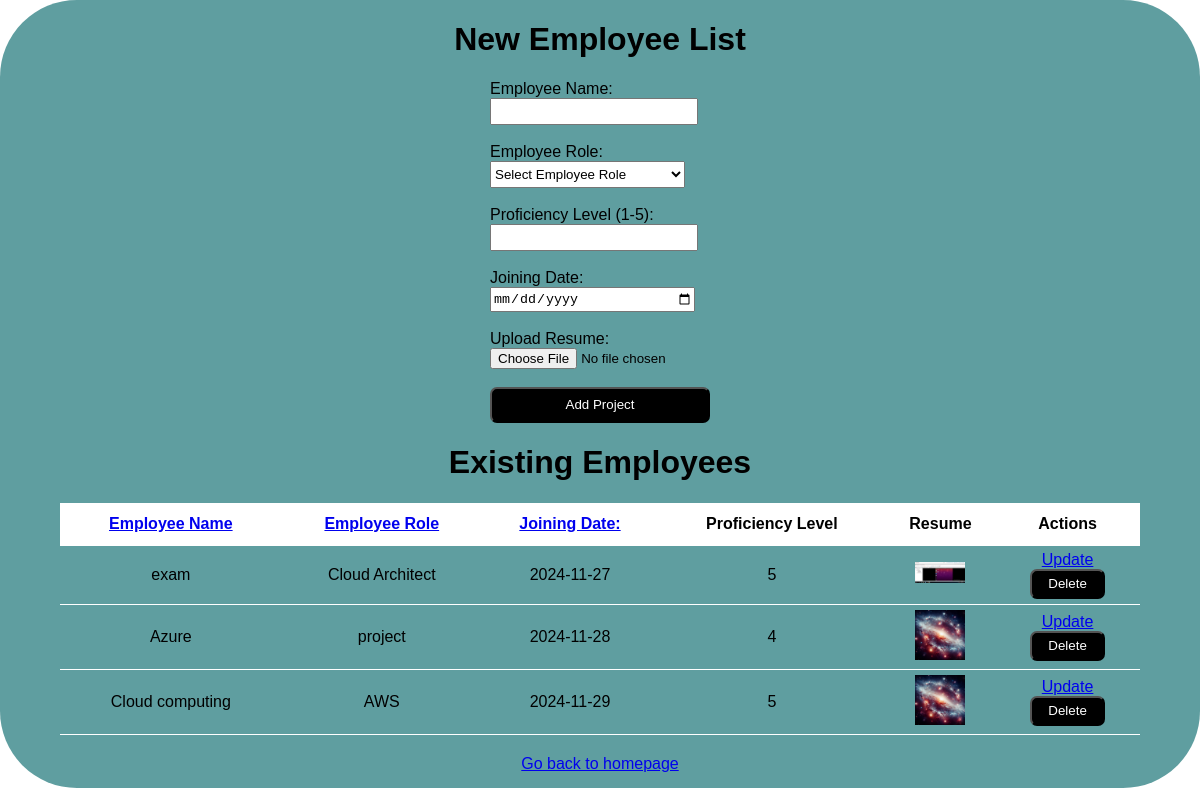
The page /final_project?sort_column=due_date on the database its author committed.
### models.py (models this page shows, shortened)
class Project(db.Model):
    id = db.Column(db.Integer, primary_key=True)
    task = db.Column(db.String(100), nullable=False)
    category = db.Column(db.String(50), nullable=False)
    priority = db.Column(db.Integer, nullable=False)
    due_date = db.Column(db.Date, nullable=False)
    file_name = db.Column(db.String(200), nullable=False)
    date_created = db.Column(db.DateTime, default=datetime.utcnow)

### app.py (the view)
@app.route('/final_project', methods=['POST', 'GET'])
def form():
    if request.method == 'POST':
        try:
            task = request.form['pTask']
            category = request.form['task_type']
            priority = int(request.form['pr'])
            due_date_str = request.form['due_date']
            file = request.files['file_upload']
            due_date = datetime.strptime(due_date_str, '%Y-%m-%d').date()
            UPLOAD_FOLDER = 'static/uploads'
            app.config['UPLOAD_FOLDER'] = UPLOAD_FOLDER
            file_path = os.path.join(app.config['UPLOAD_FOLDER'], file.filename)
            file.save(file_path)
            new_project = Project(
                task=task,
                category=category,
                priority=priority,
                due_date=due_date,
                file_name=file.filename,
            )
            db.session.add(new_project)
            db.session.commit()
            return redirect('/final_project')
        except Exception as e:
            return f'There was an issue adding your project: {e}'
    else:
        sort_column = request.args.get('sort_column', 'task')
        valid_columns = ['task', 'category', 'due_date']
        if sort_column not in valid_columns:
            sort_column = 'task'  # Default to 'priority' if invalid sort_column is provided
        sort_query = asc(getattr(Project, sort_column))
        projects = Project.query.order_by(sort_query).all()
        return render_template('/final_project/Form.html', projects=projects, sort_column=sort_column)

### templates/final_project/Form.html (shortened to what this page needs)
{% extends 'base.html' %}
{% block body %}
<div class="form-container">
    <h1>New Employee List</h1>
    <form action="/final_project" method="POST" enctype="multipart/form-data">
        <label for="PT">Employee Name:</label><br/>
        <input type="text" name="pTask" id="pTask" required><br><br>
        <label for="Project-type">Employee Role:</label><br/>
        <select id="task-type" name="task_type" required>
            <option value="">Select Employee Role</option>
        </select>
        <br><br>
        <label for="priority">Proficiency Level (1-5):</label><br/>
        <input type="number" name="pr" id="pr" min="1" max="5" required><br><br>
        <label for="due-date">Joining Date:</label><br/>
        <input type="date" id="due-date" name="due_date" required>
        <br><br>
        <label for="file-upload">Upload Resume:</label><br/>
        <input type="file" id="file-upload" name="file_upload" required>
        <br><br>
        <input type="submit" value="Add Project" id="sub">
    </form>
    <h1>Existing Employees</h1>
    {% if projects|length < 1 %}
        <h4 style="text-align: center">There are no Employees found. Add a New Employee!</h4>
        {% else %}
        <table class="table_style">
            <tr>
                <th>
                    <a href="?sort_column=priority">Employee Name</a>
                </th>
                <th>
                    <a href="?sort_column=category">Employee Role</a>
                </th>
                <th>
                    <a href="?sort_column=due_date">Joining Date:</a>
                </th>
        <th>Proficiency Level</th>
        <th>Resume</th>
        <th>Actions</th>
    </tr>
    {% for project in projects %}
    <tr>
        <td>{{project.task}}</td>
        <td>{{project.category}}</td>
        <td>{{project.due_date}}</td>
        <td>{{project.priority}}</td>
        <td>
            <a href="{{ url_for('static', filename='uploads/' + project.file_name) }}" >
                <img src="{{ url_for('static', filename='uploads/' + project.file_name) }}" alt="{{ project.file_name }}" style="max-width: 50px; max-height: 50px;">
            </a>
        </td>
        <td>
             <a href="/update_form/{{project.id}}" style="padding-bottom: 10px;">Update</a>
            <br>
            <form action="/delete_form/{{ project.id }}" method="POST" style="display: inline;">
                <button type="submit" id="del">
                    Delete
                </button>
            </form>
        </td>
    </tr>
    {% endfor %}
</table>
{% endif %}
<div style="text-align: center; margin-top:20px;">
    <a href="/">Go back to homepage</a>
</div>
</div>
{% endblock %}

### static/css/main.css (style rules this page uses)
body, html { margin: 0; font-family: sans-serif; background-color: white; }
table, td, th { border-width:0px; border-bottom: 1px solid #fff; }
table { border-collapse: collapse; width: 100%; }
th { height: 30px; }
td { text-align: center; padding: 5px; }
body .form-container { margin: 0 auto; display: flex; flex-direction: column; align-content: center; align-items: center; width: 100%; height: auto; background-color: cadetblue; border-radius: 77px; padding-bottom:15px }
input { width: 200px; height: 21px; }
select { width: 195px; height: 27px; }
input[type="submit"] { background-color: black; color: white; width: 220px; border-radius: 7px; height: 36px; cursor: pointer; }
.table_style th { background-color: white; height:40px; }
.table_style { width:90%; }
#del { background-color: black; color: white; width: 75px; border-radius: 7px; height: 30px; cursor: pointer; }

### rows shown on the page
Project: task "exam", category "Cloud Architect", due_date "2024-11-27", priority "5", file_name (picture)
Project: task "Azure", category "project", due_date "2024-11-28", priority "4", file_name (picture)
Project: task "Cloud computing", category "AWS", due_date "2024-11-29", priority "5", file_name (picture)
